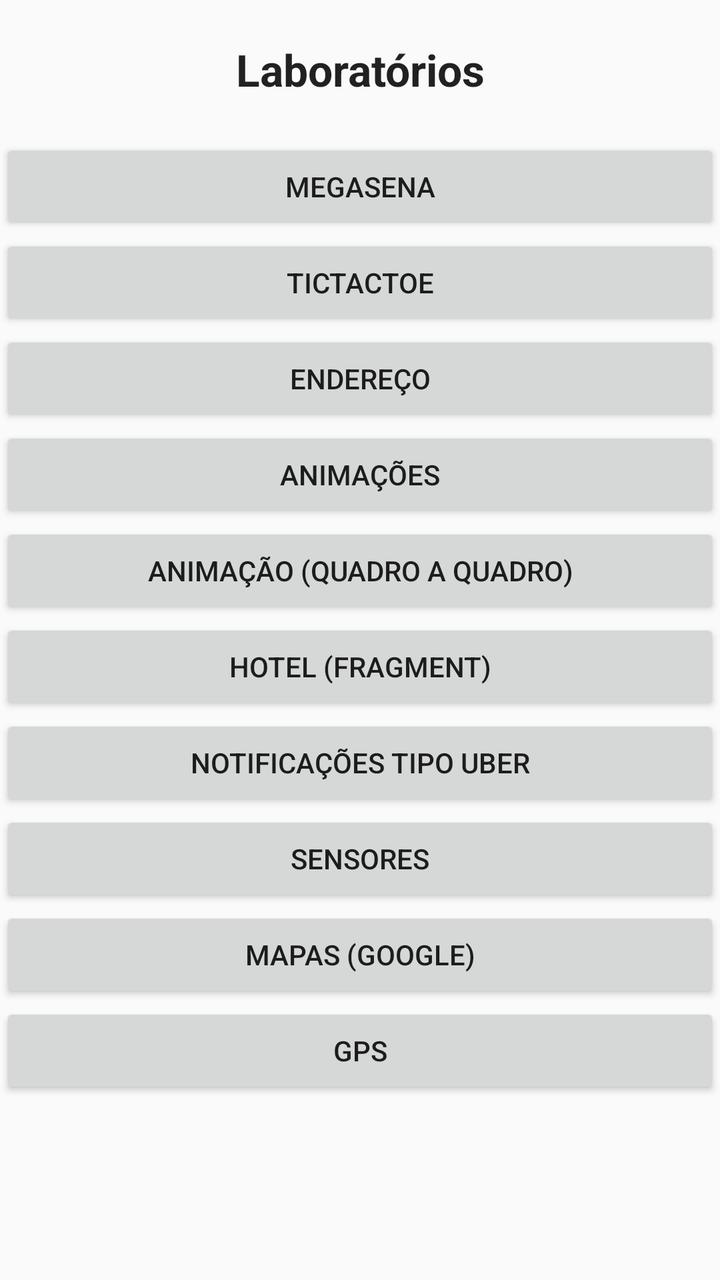
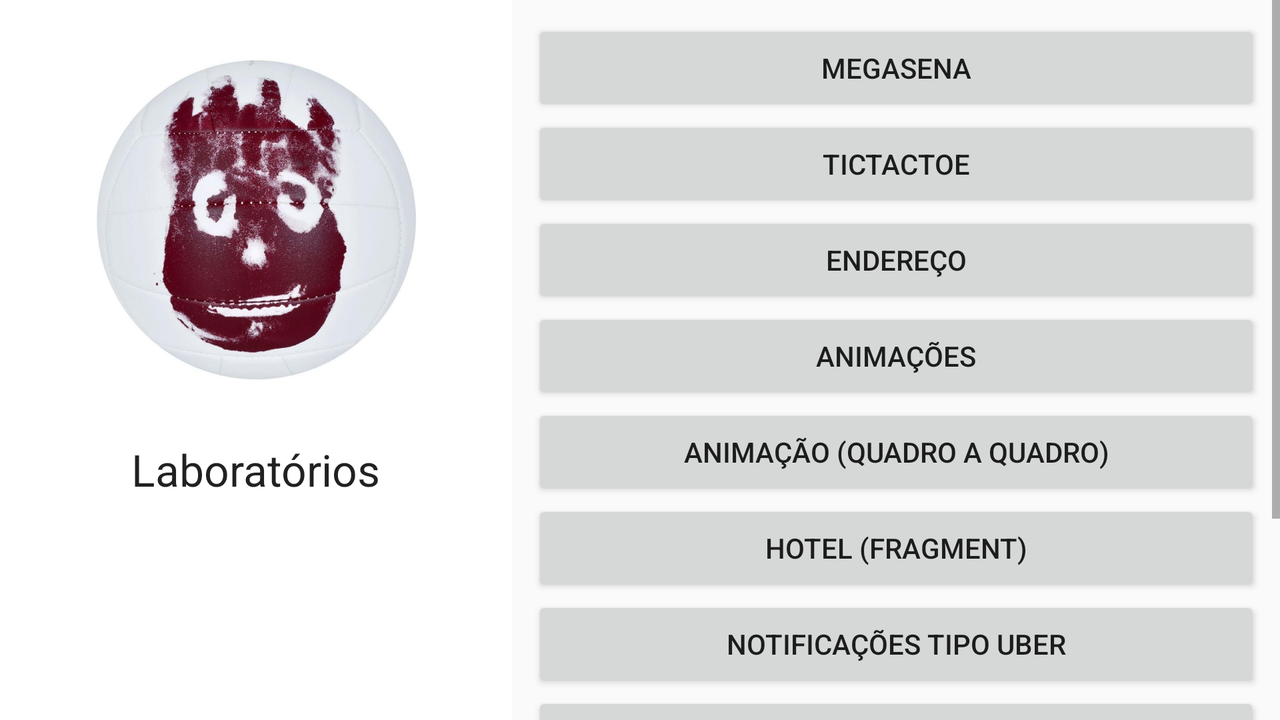

The same Android screen from two of the app's own layout files: first res/layout/ as a phone draws it, then the repository's variant for another configuration, drawn on a device whose configuration selects that folder. Both files follow.
<!-- AndroidManifest.xml: application theme AppTheme -->
<!-- res/layout/main_view.xml -->
<?xml version="1.0" encoding="utf-8"?>

<LinearLayout xmlns:android="http://schemas.android.com/apk/res/android"
    android:orientation="vertical"
    android:layout_width="match_parent"
    android:layout_height="match_parent">

    <TextView
        android:layout_width="match_parent"
        android:layout_height="wrap_content"
        android:layout_margin="20dp"
        android:gravity="center"
        android:textStyle="bold"
        android:textAppearance="@style/Base.TextAppearance.AppCompat.Large"
        android:text="@string/lab01_title" />

    <ScrollView
        android:layout_width="match_parent"
        android:layout_height="match_parent">

        <LinearLayout
            android:layout_width="match_parent"
            android:layout_height="wrap_content"
            android:orientation="vertical">

            <Button
                android:id="@+id/bt_megasena"
                android:layout_width="match_parent"
                android:layout_height="wrap_content"
                android:text="@string/lab02_title"/>

            <Button
                android:id="@+id/bt_tictactoe"
                android:layout_width="match_parent"
                android:layout_height="wrap_content"
                android:text="@string/lab03_title"/>

            <Button
                android:id="@+id/bt_endereco"
                android:layout_width="match_parent"
                android:layout_height="wrap_content"
                android:text="@string/lab04_title"/>

            <Button
                android:id="@+id/bt_animacao"
                android:layout_width="match_parent"
                android:layout_height="wrap_content"
                android:text="@string/lab05_title"/>

            <Button
                android:id="@+id/bt_animacao_quadro"
                android:layout_width="match_parent"
                android:layout_height="wrap_content"
                android:text="@string/lab06_title"/>

            <Button
                android:id="@+id/bt_fragment"
                android:layout_width="match_parent"
                android:layout_height="wrap_content"
                android:text="@string/lab08_title"/>

            <Button
                android:id="@+id/bt_notification"
                android:layout_width="match_parent"
                android:layout_height="wrap_content"
                android:text="@string/lab09_title"/>

            <Button
                android:id="@+id/bt_sensor"
                android:layout_width="match_parent"
                android:layout_height="wrap_content"
                android:text="@string/lab11_title"/>

            <Button
                android:id="@+id/bt_mapas"
                android:layout_width="match_parent"
                android:layout_height="wrap_content"
                android:text="@string/lab13_title"/>

            <Button
                android:id="@+id/bt_gps"
                android:layout_width="match_parent"
                android:layout_height="wrap_content"
                android:text="@string/lab14_title"/>
        </LinearLayout>
    </ScrollView>
</LinearLayout>
<!-- resources referenced by this layout -->
<resources>
  <string name="lab01_title">Laboratórios</string>
  <string name="lab02_title">Megasena</string>
  <string name="lab03_title">TicTacToe</string>
  <string name="lab04_title">Endereço</string>
  <string name="lab05_title">Animações</string>
  <string name="lab06_title">Animação (Quadro a Quadro)</string>
  <string name="lab08_title">Hotel (Fragment)</string>
  <string name="lab09_title">Notificações Tipo Uber</string>
  <string name="lab11_title">Sensores</string>
  <string name="lab13_title">Mapas (Google)</string>
  <string name="lab14_title">GPS</string>
  <!-- from res/values-v21/ -->
  <style name="AppTheme" parent="Theme.AppCompat.Light.DarkActionBar">
          
          <item name="colorPrimary">@color/colorPrimary</item>
          <item name="colorPrimaryDark">@color/colorPrimaryDark</item>
          <item name="colorAccent">@color/colorAccent</item>
          <item name="android:navigationBarColor">?attr/colorButtonNormal</item>
      </style>
  <color name="colorPrimary">#3F51B5</color>
  <color name="colorPrimaryDark">#303F9F</color>
  <color name="colorAccent">#FF4081</color>
</resources>
<!-- res/layout-land/main_view.xml (the repository's variant of the layout above) -->
<!-- drawn on the phone turned sideways -->
<?xml version="1.0" encoding="utf-8"?>

<LinearLayout xmlns:android="http://schemas.android.com/apk/res/android"
    android:orientation="horizontal"
    android:layout_width="match_parent"
    android:layout_height="match_parent">

    <RelativeLayout
        android:layout_width="0dp"
        android:layout_height="match_parent"
        android:layout_weight="0.4"
        android:background="@android:color/white">

        <ImageView
            android:id="@+id/image"
            android:layout_width="200dp"
            android:layout_height="200dp"
            android:layout_centerHorizontal="true"
            android:layout_marginBottom="10dp"
            android:layout_marginTop="10dp"
            android:contentDescription="@string/app_name"
            android:src="@drawable/wilson" />

        <TextView
            android:layout_width="wrap_content"
            android:layout_height="wrap_content"
            android:layout_below="@+id/image"
            android:layout_centerHorizontal="true"
            android:text="@string/lab01_title"
            android:textAppearance="@style/Base.TextAppearance.AppCompat.Large" />
    </RelativeLayout>

    <ScrollView
        android:layout_width="0dp"
        android:layout_height="match_parent"
        android:layout_weight="0.6">

        <LinearLayout
            android:layout_width="match_parent"
            android:layout_height="wrap_content"
            android:padding="10dp"
            android:orientation="vertical">

            <Button
                android:id="@+id/bt_megasena"
                android:layout_width="match_parent"
                android:layout_height="wrap_content"
                android:text="@string/lab02_title"/>

            <Button
                android:id="@+id/bt_tictactoe"
                android:layout_width="match_parent"
                android:layout_height="wrap_content"
                android:text="@string/lab03_title"/>

            <Button
                android:id="@+id/bt_endereco"
                android:layout_width="match_parent"
                android:layout_height="wrap_content"
                android:text="@string/lab04_title"/>

            <Button
                android:id="@+id/bt_animacao"
                android:layout_width="match_parent"
                android:layout_height="wrap_content"
                android:text="@string/lab05_title"/>

            <Button
                android:id="@+id/bt_animacao_quadro"
                android:layout_width="match_parent"
                android:layout_height="wrap_content"
                android:text="@string/lab06_title"/>

            <Button
                android:id="@+id/bt_fragment"
                android:layout_width="match_parent"
                android:layout_height="wrap_content"
                android:text="@string/lab08_title"/>

            <Button
                android:id="@+id/bt_notification"
                android:layout_width="match_parent"
                android:layout_height="wrap_content"
                android:text="@string/lab09_title"/>

            <Button
                android:id="@+id/bt_sensor"
                android:layout_width="match_parent"
                android:layout_height="wrap_content"
                android:text="@string/lab11_title"/>

            <Button
                android:id="@+id/bt_mapas"
                android:layout_width="match_parent"
                android:layout_height="wrap_content"
                android:text="@string/lab13_title"/>

            <Button
                android:id="@+id/bt_gps"
                android:layout_width="match_parent"
                android:layout_height="wrap_content"
                android:text="@string/lab14_title"/>
        </LinearLayout>
    </ScrollView>
</LinearLayout>
<!-- resources referenced by the variant -->
<!-- as the phone turned sideways resolves them -->
<resources>
  <!-- drawable wilson: jpeg bitmap (drawable, 82230 bytes) -->
  <string name="app_name">Quaddro 100h</string>
  <string name="lab01_title">Laboratórios</string>
  <string name="lab02_title">Megasena</string>
  <string name="lab03_title">TicTacToe</string>
  <string name="lab04_title">Endereço</string>
  <string name="lab05_title">Animações</string>
  <string name="lab06_title">Animação (Quadro a Quadro)</string>
  <string name="lab08_title">Hotel (Fragment)</string>
  <string name="lab09_title">Notificações Tipo Uber</string>
  <string name="lab11_title">Sensores</string>
  <string name="lab13_title">Mapas (Google)</string>
  <string name="lab14_title">GPS</string>
  <!-- from res/values-v21/ -->
  <style name="AppTheme" parent="Theme.AppCompat.Light.DarkActionBar">
          
          <item name="colorPrimary">@color/colorPrimary</item>
          <item name="colorPrimaryDark">@color/colorPrimaryDark</item>
          <item name="colorAccent">@color/colorAccent</item>
          <item name="android:navigationBarColor">?attr/colorButtonNormal</item>
      </style>
  <color name="colorPrimary">#3F51B5</color>
  <color name="colorPrimaryDark">#303F9F</color>
  <color name="colorAccent">#FF4081</color>
</resources>
